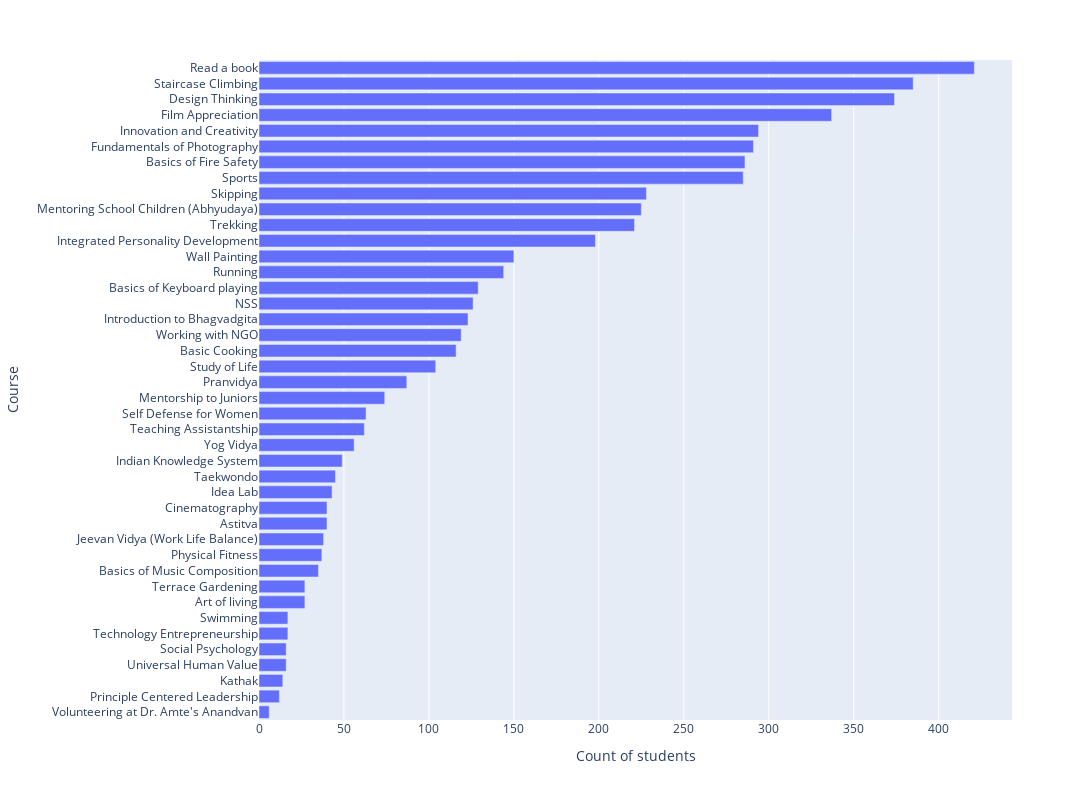

Notebook cell for this chart:
### Code cell
x = enrolments.groupby(by="course").size().sort_values(ascending=True)
x.name = "Count of students"
x = pd.merge(
    x, courses, left_index=True, right_on="course_name"
).dropna().sort_values(by="Count of students", ascending=True)
x = x[x['Count of students'] > 0]
x.rename(columns={'course_name': 'Course'}, inplace=True)
fig = px.bar(x, x='Count of students', y='Course', orientation='h')
fig.update_layout(width=1100, height=800)

### Figure 1 — Plotly figure (JSON) as saved in the notebook; plotly's stock layout.template omitted (floating-point values rounded to 4 significant figures)
{"data": [{"alignmentgroup": "True", "hovertemplate": "Count of students=%{x}<br>Course=%{y}<extra></extra>", "legendgroup": "", "marker": {"color": "#636efa", "pattern": {"shape": ""}}, "name": "", "offsetgroup": "", "orientation": "h", "showlegend": false, "textposition": "auto", "type": "bar", "x": [6, 12, 14, 16, 16, 17, 17, 27, 27, 35, 37, 38, 40, 40, 43, 45, 49, 56, 62, 63, 74, 87, 104, 116, 119, 123, 126, 129, 144, 150, 198, 221, 225, 228, 285, 286, 291, 294, 337, 374, 385, 421], "xaxis": "x", "y": ["Volunteering at Dr. Amte's Anandvan", "Principle Centered Leadership", "Kathak", "Universal Human Value", "Social Psychology", "Technology Entrepreneurship", "Swimming", "Art of living", "Terrace Gardening", "Basics of Music Composition", "Physical Fitness", "Jeevan Vidya (Work Life Balance)", "Astitva", "Cinematography", "Idea Lab", "Taekwondo", "Indian Knowledge System", "Yog Vidya", "Teaching Assistantship", "Self Defense for Women", "Mentorship to Juniors", "Pranvidya", "Study of Life", "Basic Cooking", "Working with NGO", "Introduction to Bhagvadgita", "NSS", "Basics of Keyboard playing", "Running", "Wall Painting", "Integrated Personality Development", "Trekking", "Mentoring School Children (Abhyudaya)", "Skipping", "Sports", "Basics of Fire Safety", "Fundamentals of Photography", "Innovation and Creativity", "Film Appreciation", "Design Thinking", "Staircase Climbing", "Read a book"], "yaxis": "y"}], "layout": {"barmode": "relative", "height": 800, "legend": {"tracegroupgap": 0}, "margin": {"t": 60}, "width": 1100, "xaxis": {"anchor": "y", "domain": [0, 1], "title": {"text": "Count of students"}}, "yaxis": {"anchor": "x", "domain": [0, 1], "title": {"text": "Course"}}}}
